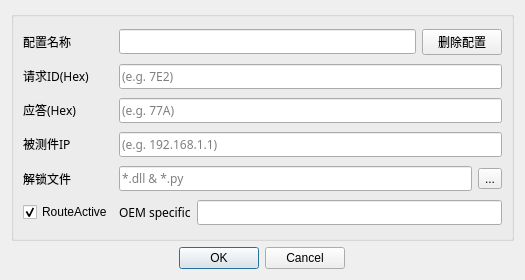
<?xml version="1.0" encoding="UTF-8"?>
<ui version="4.0">
 <class>DoIPConfig</class>
 <widget class="QDialog" name="DoIPConfig">
  <property name="geometry">
   <rect>
    <x>0</x>
    <y>0</y>
    <width>525</width>
    <height>280</height>
   </rect>
  </property>
  <property name="minimumSize">
   <size>
    <width>525</width>
    <height>280</height>
   </size>
  </property>
  <property name="maximumSize">
   <size>
    <width>525</width>
    <height>280</height>
   </size>
  </property>
  <property name="windowTitle">
   <string>Dialog</string>
  </property>
  <layout class="QVBoxLayout" name="verticalLayout_2" stretch="1,0">
   <item>
    <widget class="QGroupBox" name="groupBox_DoIPConfig">
     <property name="sizePolicy">
      <sizepolicy hsizetype="Preferred" vsizetype="Fixed">
       <horstretch>0</horstretch>
       <verstretch>0</verstretch>
      </sizepolicy>
     </property>
     <property name="minimumSize">
      <size>
       <width>500</width>
       <height>120</height>
      </size>
     </property>
     <property name="maximumSize">
      <size>
       <width>9999</width>
       <height>9999</height>
      </size>
     </property>
     <property name="title">
      <string/>
     </property>
     <layout class="QHBoxLayout" name="horizontalLayout_9">
      <item>
       <layout class="QVBoxLayout" name="verticalLayout">
        <item>
         <layout class="QHBoxLayout" name="horizontalLayout_4" stretch="0,3,0">
          <item>
           <widget class="QLabel" name="label_ConfigName">
            <property name="minimumSize">
             <size>
              <width>90</width>
              <height>0</height>
             </size>
            </property>
            <property name="maximumSize">
             <size>
              <width>90</width>
              <height>16777215</height>
             </size>
            </property>
            <property name="font">
             <font>
              <family>微软雅黑</family>
             </font>
            </property>
            <property name="text">
             <string>配置名称</string>
            </property>
           </widget>
          </item>
          <item>
           <widget class="QLineEdit" name="lineEdit_ConfigName">
            <property name="font">
             <font>
              <family>微软雅黑</family>
             </font>
            </property>
           </widget>
          </item>
          <item>
           <widget class="QPushButton" name="pushButton_delete">
            <property name="sizePolicy">
             <sizepolicy hsizetype="Fixed" vsizetype="Fixed">
              <horstretch>0</horstretch>
              <verstretch>0</verstretch>
             </sizepolicy>
            </property>
            <property name="font">
             <font>
              <family>微软雅黑</family>
             </font>
            </property>
            <property name="text">
             <string>删除配置</string>
            </property>
           </widget>
          </item>
         </layout>
        </item>
        <item>
         <layout class="QHBoxLayout" name="horizontalLayout_3" stretch="0,0">
          <item>
           <widget class="QLabel" name="label_3">
            <property name="sizePolicy">
             <sizepolicy hsizetype="Fixed" vsizetype="Fixed">
              <horstretch>0</horstretch>
              <verstretch>0</verstretch>
             </sizepolicy>
            </property>
            <property name="minimumSize">
             <size>
              <width>90</width>
              <height>0</height>
             </size>
            </property>
            <property name="maximumSize">
             <size>
              <width>90</width>
              <height>16777215</height>
             </size>
            </property>
            <property name="sizeIncrement">
             <size>
              <width>0</width>
              <height>0</height>
             </size>
            </property>
            <property name="font">
             <font>
              <family>微软雅黑</family>
             </font>
            </property>
            <property name="text">
             <string>请求ID(Hex)</string>
            </property>
           </widget>
          </item>
          <item>
           <widget class="QLineEdit" name="lineEdit_TesterLogicalAddress">
            <property name="minimumSize">
             <size>
              <width>120</width>
              <height>0</height>
             </size>
            </property>
            <property name="font">
             <font>
              <family>微软雅黑</family>
             </font>
            </property>
            <property name="placeholderText">
             <string>(e.g. 7E2)</string>
            </property>
           </widget>
          </item>
         </layout>
        </item>
        <item>
         <layout class="QHBoxLayout" name="horizontalLayout_6" stretch="0,0">
          <item>
           <widget class="QLabel" name="label_6">
            <property name="sizePolicy">
             <sizepolicy hsizetype="Fixed" vsizetype="Fixed">
              <horstretch>0</horstretch>
              <verstretch>0</verstretch>
             </sizepolicy>
            </property>
            <property name="minimumSize">
             <size>
              <width>90</width>
              <height>0</height>
             </size>
            </property>
            <property name="maximumSize">
             <size>
              <width>90</width>
              <height>16777215</height>
             </size>
            </property>
            <property name="font">
             <font>
              <family>微软雅黑</family>
             </font>
            </property>
            <property name="text">
             <string>应答(Hex)</string>
            </property>
           </widget>
          </item>
          <item>
           <widget class="QLineEdit" name="lineEdit_DUTLogicalAddress">
            <property name="font">
             <font>
              <family>微软雅黑</family>
             </font>
            </property>
            <property name="placeholderText">
             <string>(e.g. 77A)</string>
            </property>
           </widget>
          </item>
         </layout>
        </item>
        <item>
         <layout class="QHBoxLayout" name="horizontalLayout_2" stretch="0,0">
          <item>
           <widget class="QLabel" name="label_2">
            <property name="sizePolicy">
             <sizepolicy hsizetype="Fixed" vsizetype="Fixed">
              <horstretch>0</horstretch>
              <verstretch>0</verstretch>
             </sizepolicy>
            </property>
            <property name="minimumSize">
             <size>
              <width>90</width>
              <height>0</height>
             </size>
            </property>
            <property name="maximumSize">
             <size>
              <width>90</width>
              <height>16777215</height>
             </size>
            </property>
            <property name="baseSize">
             <size>
              <width>0</width>
              <height>0</height>
             </size>
            </property>
            <property name="font">
             <font>
              <family>微软雅黑</family>
             </font>
            </property>
            <property name="text">
             <string>被测件IP</string>
            </property>
           </widget>
          </item>
          <item>
           <widget class="QLineEdit" name="lineEdit_DUT_IP">
            <property name="font">
             <font>
              <family>微软雅黑</family>
             </font>
            </property>
            <property name="placeholderText">
             <string>(e.g. 192.168.1.1)</string>
            </property>
           </widget>
          </item>
         </layout>
        </item>
        <item>
         <layout class="QHBoxLayout" name="horizontalLayout_8" stretch="0,0,0">
          <item>
           <widget class="QLabel" name="label_4">
            <property name="minimumSize">
             <size>
              <width>90</width>
              <height>0</height>
             </size>
            </property>
            <property name="font">
             <font>
              <family>微软雅黑</family>
             </font>
            </property>
            <property name="text">
             <string>解锁文件</string>
            </property>
           </widget>
          </item>
          <item>
           <widget class="QLineEdit" name="lineEdit_GenerateKeyExOptPath">
            <property name="font">
             <font>
              <family>微软雅黑</family>
             </font>
            </property>
            <property name="placeholderText">
             <string>*.dll &amp; *.py</string>
            </property>
           </widget>
          </item>
          <item>
           <widget class="QToolButton" name="toolButton_GenerateKeyExOptPath">
            <property name="text">
             <string>...</string>
            </property>
           </widget>
          </item>
         </layout>
        </item>
        <item>
         <layout class="QHBoxLayout" name="horizontalLayout_5">
          <item>
           <widget class="QCheckBox" name="checkBox_RouteActive">
            <property name="sizePolicy">
             <sizepolicy hsizetype="Fixed" vsizetype="Fixed">
              <horstretch>0</horstretch>
              <verstretch>0</verstretch>
             </sizepolicy>
            </property>
            <property name="layoutDirection">
             <enum>Qt::LayoutDirection::LeftToRight</enum>
            </property>
            <property name="text">
             <string>RouteActive</string>
            </property>
            <property name="checked">
             <bool>true</bool>
            </property>
           </widget>
          </item>
          <item>
           <layout class="QHBoxLayout" name="horizontalLayout" stretch="0,3">
            <item>
             <widget class="QLabel" name="label">
              <property name="font">
               <font>
                <family>微软雅黑</family>
               </font>
              </property>
              <property name="text">
               <string>OEM specific</string>
              </property>
             </widget>
            </item>
            <item>
             <widget class="QLineEdit" name="lineEdit_OEMSpecific">
              <property name="font">
               <font>
                <family>微软雅黑</family>
               </font>
              </property>
             </widget>
            </item>
           </layout>
          </item>
         </layout>
        </item>
       </layout>
      </item>
     </layout>
    </widget>
   </item>
   <item>
    <layout class="QHBoxLayout" name="horizontalLayout_7">
     <item>
      <widget class="QDialogButtonBox" name="buttonBox">
       <property name="sizePolicy">
        <sizepolicy hsizetype="Fixed" vsizetype="Fixed">
         <horstretch>0</horstretch>
         <verstretch>0</verstretch>
        </sizepolicy>
       </property>
       <property name="layoutDirection">
        <enum>Qt::LayoutDirection::LeftToRight</enum>
       </property>
       <property name="orientation">
        <enum>Qt::Orientation::Horizontal</enum>
       </property>
       <property name="standardButtons">
        <set>QDialogButtonBox::StandardButton::Cancel|QDialogButtonBox::StandardButton::Ok</set>
       </property>
      </widget>
     </item>
    </layout>
   </item>
  </layout>
 </widget>
 <resources/>
 <connections>
  <connection>
   <sender>buttonBox</sender>
   <signal>rejected()</signal>
   <receiver>DoIPConfig</receiver>
   <slot>reject()</slot>
   <hints>
    <hint type="sourcelabel">
     <x>200</x>
     <y>255</y>
    </hint>
    <hint type="destinationlabel">
     <x>286</x>
     <y>274</y>
    </hint>
   </hints>
  </connection>
  <connection>
   <sender>checkBox_RouteActive</sender>
   <signal>toggled(bool)</signal>
   <receiver>label</receiver>
   <slot>setVisible(bool)</slot>
   <hints>
    <hint type="sourcelabel">
     <x>80</x>
     <y>161</y>
    </hint>
    <hint type="destinationlabel">
     <x>274</x>
     <y>174</y>
    </hint>
   </hints>
  </connection>
  <connection>
   <sender>checkBox_RouteActive</sender>
   <signal>toggled(bool)</signal>
   <receiver>lineEdit_OEMSpecific</receiver>
   <slot>setVisible(bool)</slot>
   <hints>
    <hint type="sourcelabel">
     <x>80</x>
     <y>161</y>
    </hint>
    <hint type="destinationlabel">
     <x>406</x>
     <y>174</y>
    </hint>
   </hints>
  </connection>
 </connections>
</ui>
